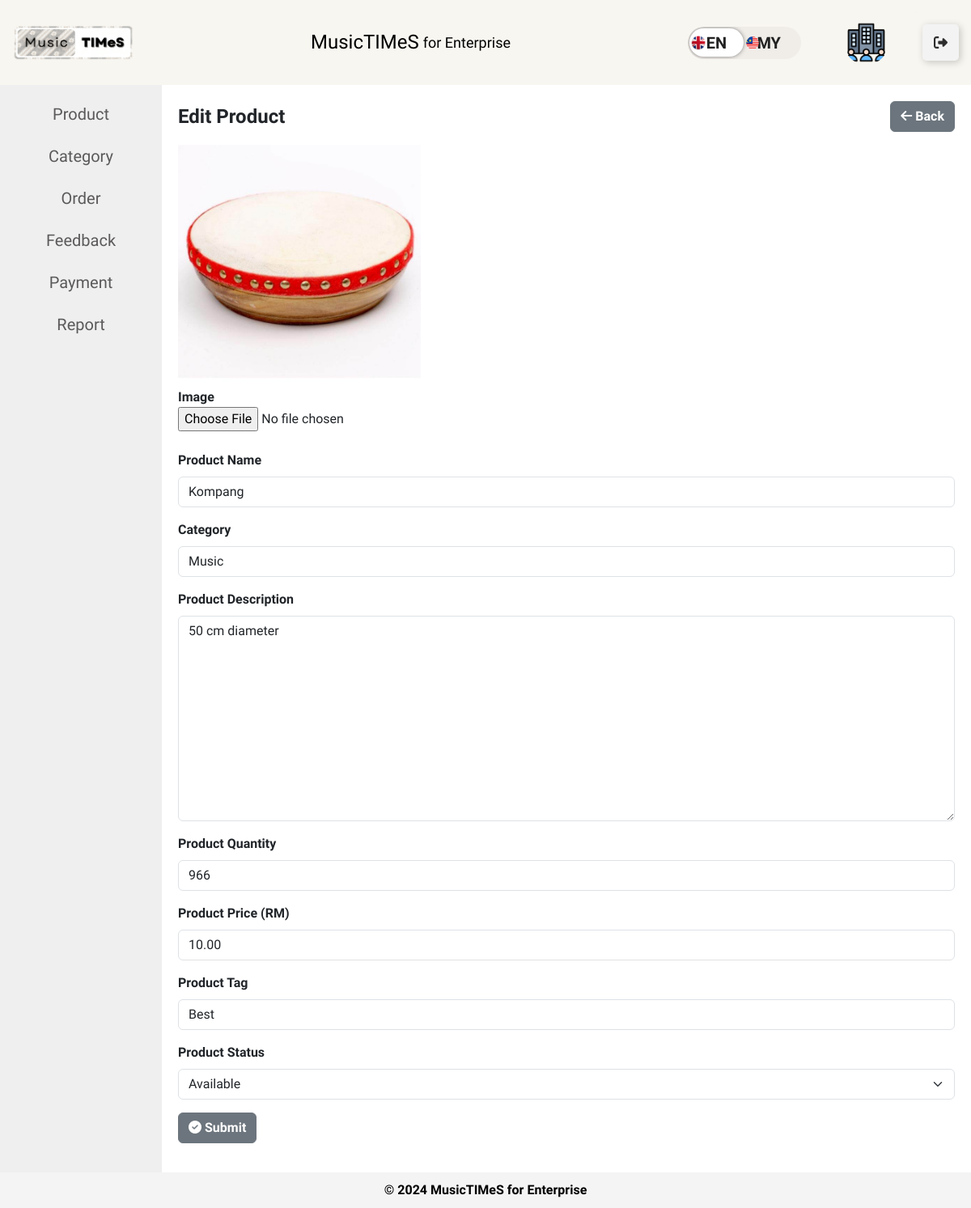
Page /enterprise/product-edit.php?id=1 (signed in) on the earlier database version.
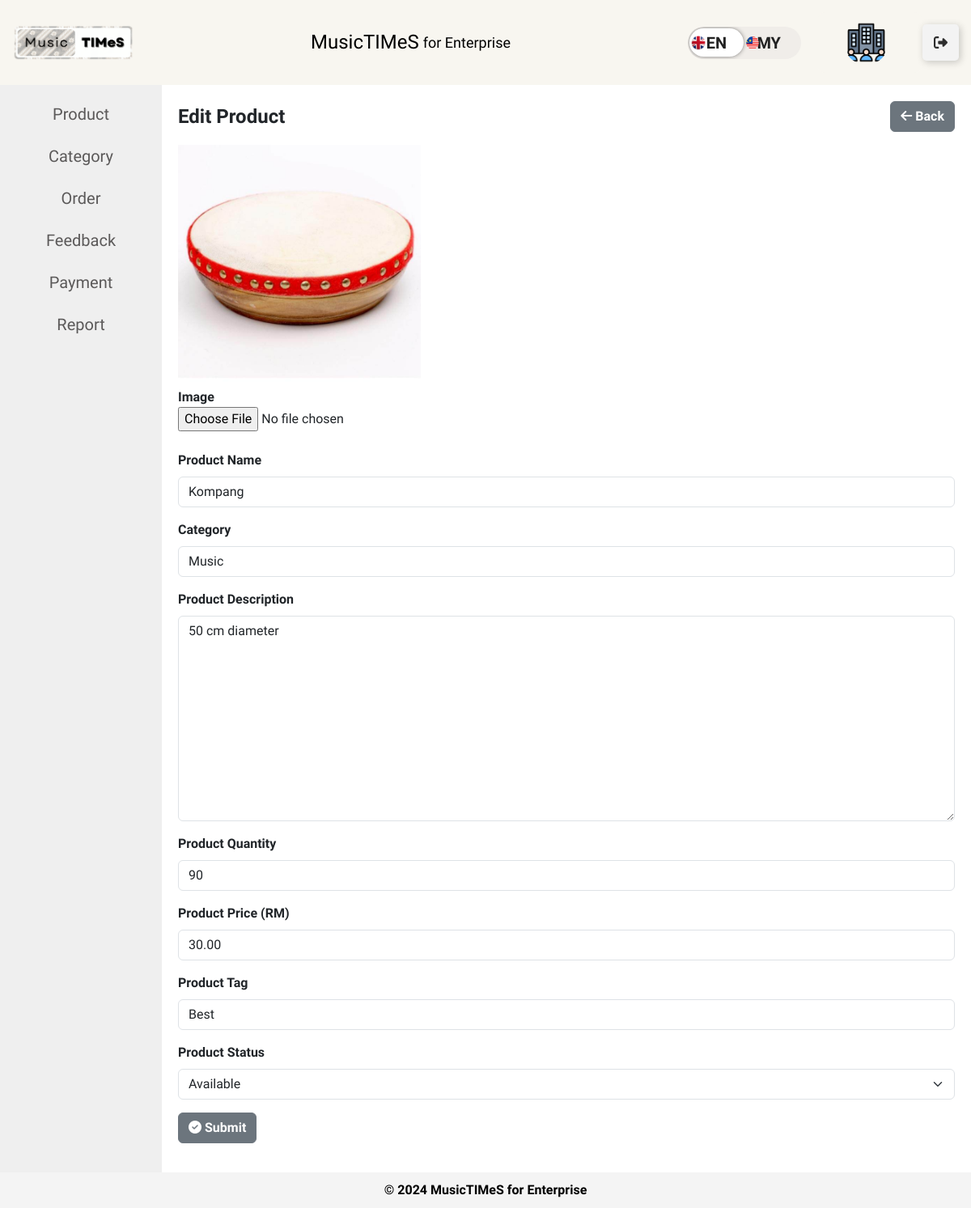
Same page on the later database version.
### tables this page shows
CREATE TABLE `product` (
  `product_id` int(12) NOT NULL,
  `category_id` int(5) DEFAULT NULL,
  `enterprise_id` int(12) DEFAULT NULL,
  `product_name` varchar(100) DEFAULT NULL,
  `product_desc` varchar(300) DEFAULT NULL,
  `product_quantity` int(200) DEFAULT NULL,
  `product_tag` varchar(50) DEFAULT NULL,
  `product_price` decimal(10,2) DEFAULT NULL,
  `product_image` varchar(255) DEFAULT NULL,
  `created_product` timestamp NOT NULL DEFAULT current_timestamp(),
  `updated_product` timestamp NULL DEFAULT NULL,
  `product_status` enum('Available','Not Available') DEFAULT NULL
);

CREATE TABLE `category` (
  `category_id` int(5) NOT NULL,
  `category_name` varchar(50) DEFAULT NULL,
  `created_category` timestamp NOT NULL DEFAULT current_timestamp(),
  `updated_category` timestamp NOT NULL DEFAULT current_timestamp() ON UPDATE current_timestamp(),
  `enterprise_id` int(11) NOT NULL
);

### enterprise/product-edit.php (the view, shortened to what this page needs)
<?php include './layout/main.php';?>
<head>
</head>
<main>
    <?php include './layout/menu.php';?>
    <?php
        $query = 'select * from category';
        $categories = mysqli_query($conn, $query);
        $totalCategoriesRows = mysqli_num_rows($categories);
        $query = 'SELECT * FROM product WHERE product_id='.$_GET['id'].'';
        $result = mysqli_query($conn, $query);
        $product = $result->fetch_assoc();
    ?>
    <section>
        <div class="d-flex justify-content-between align-items-center mb-3">
            <h1 class="mb-0" style="font-weight: bold;"><?php echo __('edit_product')?></h1>
            <a href="/musictimes/enterprise/product-listing.php" class="btn btn-secondary"><i class="fa-solid fa-arrow-left fa-beat-fade"></i><strong> <?php echo __('back')?></strong></a>
        </div>
        <form action="/musictimes/enterprise/controller/product-edit.php?id=<?=$product['product_id']?>" method="post"  enctype="multipart/form-data">
            <img src="/musictimes/image/product/<?=$product['product_image']?>" alt="" srcset="" width="300px" id="img">
            <div class="form-group">
                <label for="productImage" style="font-weight: bold;"><?php echo __('image')?></label><br>
                <input type="file" accept="image/*" class="form-control-file" name="image" id="upload">
            </div>
            <br>
            <div class="mb-3">
                <label for="" class="form-label" style="font-weight: bold;"><?php echo __('product_name')?></label>
                <input type="text" name="product_name" class="form-control" placeholder="Enter Product Name" value="<?=$product['product_name']?>" required>
            </div>
            <div class="mb-3">
                <label for="" class="form-label" style="font-weight: bold;"><?php echo __('category')?></label>
                <select name="category_id" class="form-control dropdown-icon" required>
                <?php if($totalCategoriesRows > 0){
                        while ($data = mysqli_fetch_assoc($categories)) { ?>
                        <option value="<?=$data['category_id']?>" <?php if($product['category_id'] == $data['category_id']){ echo 'selected';} ?>><?=$data['category_name']?></option>
                <?php } }?>
                </select>
            </div>
            <div class="mb-3">
                <label for="" class="form-label" style="font-weight: bold;"><?php echo __('product_description')?></label>
                <textarea name="product_desc" cols="30" rows="10" required class="form-control" placeholder="Enter Product Description"><?=$product['product_desc']?></textarea>
            </div>
            <div class="mb-3">
                <label for="" class="form-label" style="font-weight: bold;"><?php echo __('product_quantity')?></label>
                <input type="number" name="product_quantity" placeholder="Enter Product Quantity" class="form-control" value="<?=$product['product_quantity']?>" required>
            </div>
            <div class="mb-3">
                <label for="" class="form-label" style="font-weight: bold;"><?php echo __('product_price')?> (RM)</label>
                <input type="number" name="product_price" value="<?=$product['product_price']?>" required class="form-control">
            </div>
            <div class="mb-3">
                <label for="" class="form-label" style="font-weight: bold;"><?php echo __('product_tag')?></label>
                <input type="text" name="product_tag" placeholder="Enter Product Tag" class="form-control" value="<?=$product['product_tag']?>">
            </div>
            <div class="mb-3">
                <label for="" class="form-label" style="font-weight: bold;"><?php echo __('product_status')?></label>
                <select name="product_status" class="form-select">
                    <option value="Available" <?php if($product['product_status'] == 'Available'){ echo 'selected';}?>><?php echo __('available')?></option>
                </select>
            </div>
            <div class="mb-3">
                <button type="submit" class="btn btn-secondary"><i class="fa-solid fa-circle-check fa-beat-fade"></i><strong>  <?php echo __('submit')?></strong></button>
            </div>
        </form>
    </section>
</main>
<?php include './layout/footer.php';?>

Differences in the rows shown:
changed product "Kompang": product_quantity "966" → "90"; product_price "10.00" → "30.00"
